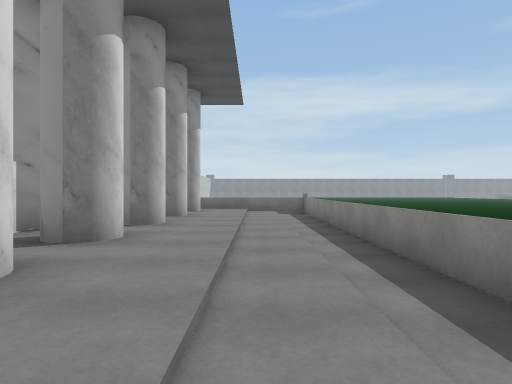
[1] (above)

17 first-person views from a walk through a scene from a Unity 3-D project. The camera is 1.3 m above the floor, looks level and sees 75° across. The floor is counted in squares, 2 m on a side. Each view is taken from the middle of a square. On the plan, view 1 faces up. The plan holds only what a view shows up to about 10 squares ahead; the rest is blank. The place goes on beyond the plan. The player is left out. Some surface patterns are stand-ins.

[2]
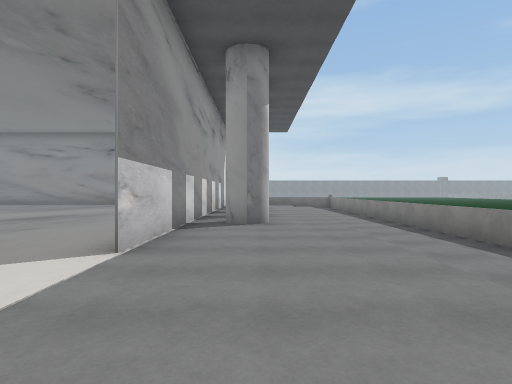

[3]
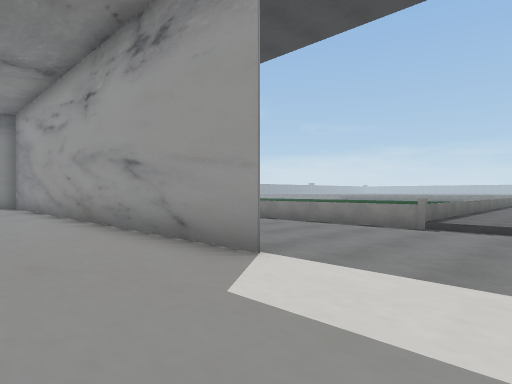

[4]
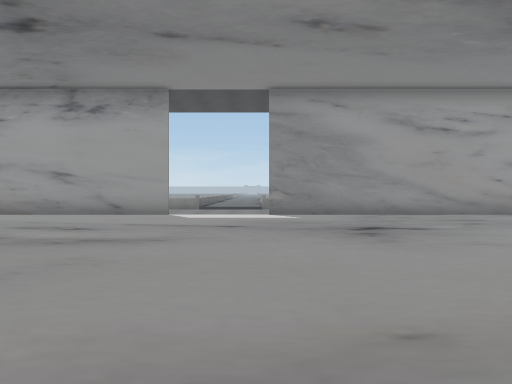

[5]
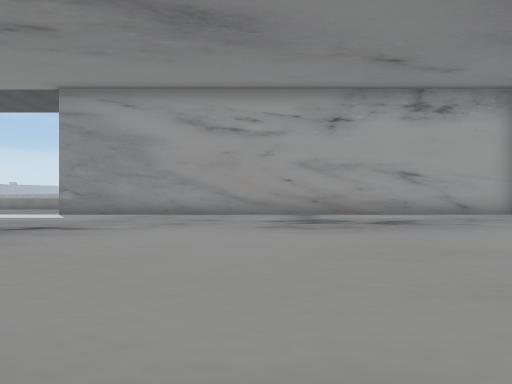

[6]
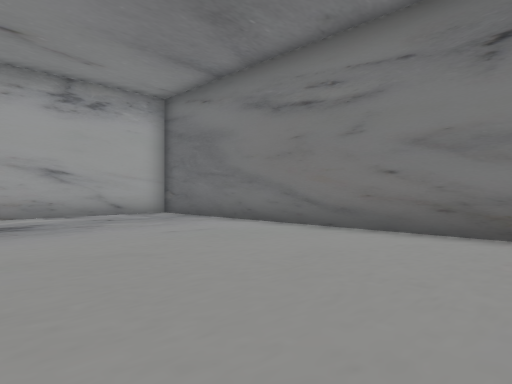

[7]
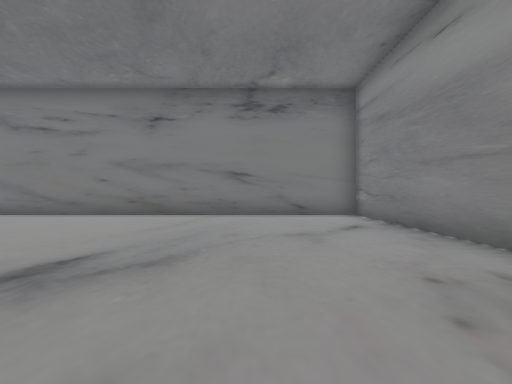

[8]
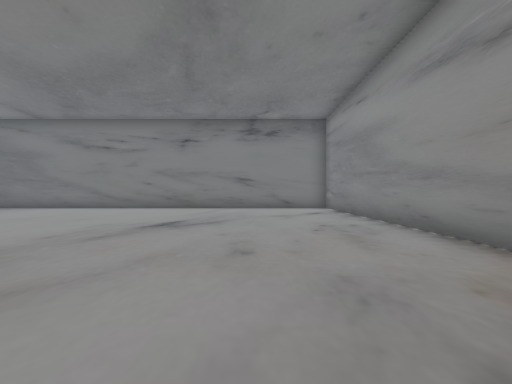

[9]
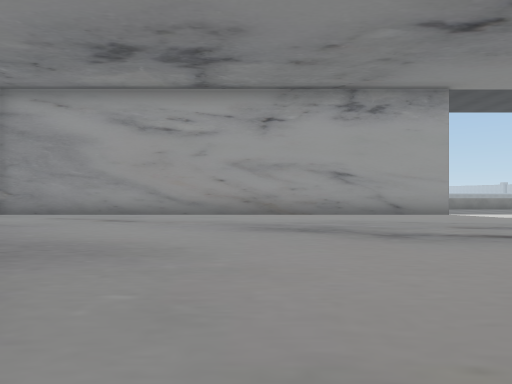

[10]
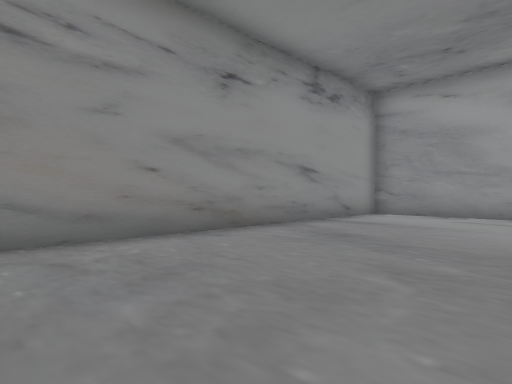

[11]
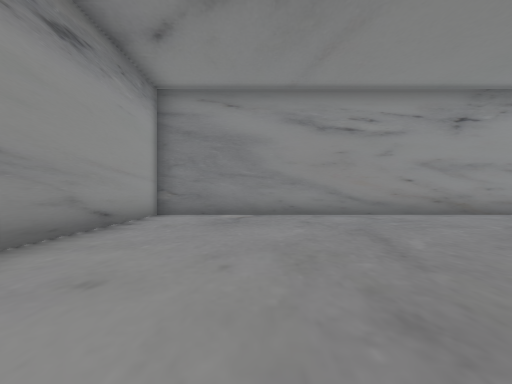

[12]
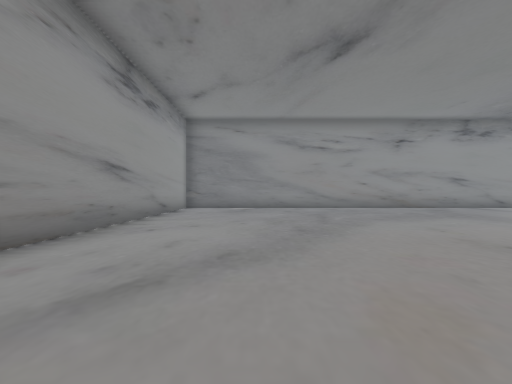

[13]
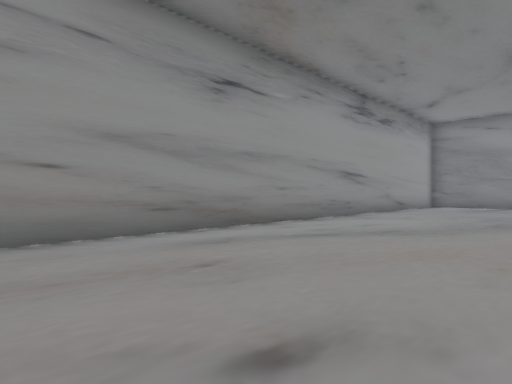

[14]
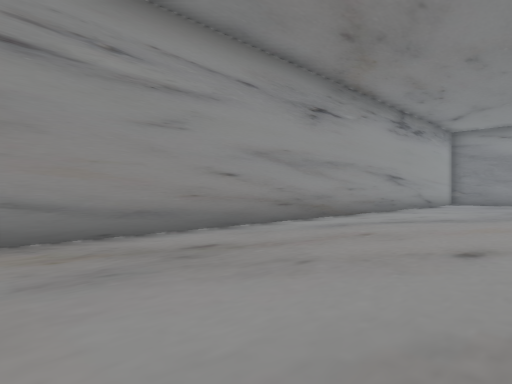

[15]
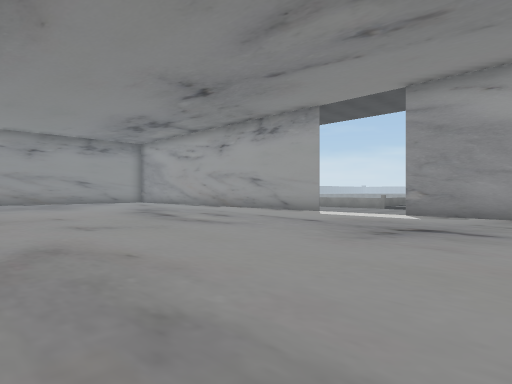

[16]
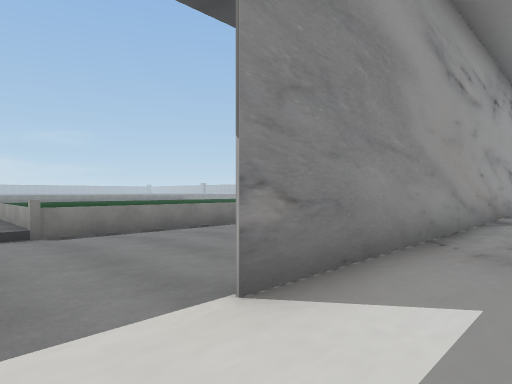

[17]
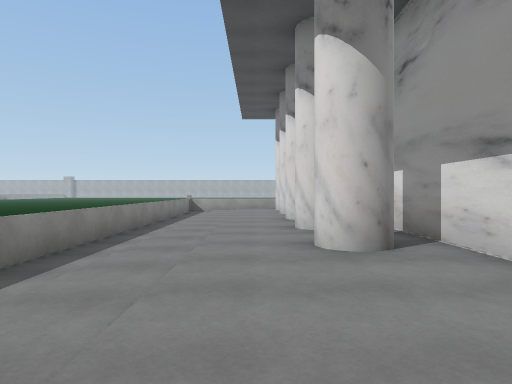

### Floor plan
Key: @ floor where view 1 was taken; # wall or solid block; . main floor; - floor 0.5 m lower than the main floor; / step, stairs or slope; = window, fence, low wall or low ledge.
Columns run from 18 left of view 1 to 6 right of it. Each row starts with its distance up from view 1.
 12 ################
 11 #..............#
 10 #..............##./-=
  9 #..............#../-=
  8 #..............##./-=
  7 #..............#../-=
  6 #..............##./-=
  5 #..............#../-=
  4 #..............##./-=
  3 #..............#../-=
  2 #..............##./-=
  1 #..............#../-=
  0 #..............#..@-=
 -1 #..............#../-=====
 -2 #................./-.....
 -3 #................./-...
 -4 #................./-...
 -5 #..............#../-=====
 -6 #..............#../-=
 -7 #..............#../-=
 -8 #..............##./-=
 -9 #..............#../-=
-10 #..............##./-=
-11 #..............#../-=
-12 #..............##./-=
-13 #..............#../-=
-14 #..............##./-=
-15 #..............#
-16 #..............#
-17 #..............#
-18 #############==

Positions as (right, up) in squares from view 1, and headings:
1: (0, 0), facing up
2: (-2, -5), facing up
3: (-6, -4), facing up-right
4: (-13, -4), facing right
5: (-13, -10), facing right
6: (-13, -12), facing down-right
7: (-15, -8), facing down
8: (-15, -4), facing down
9: (-13, 4), facing right
10: (-13, 7), facing up-right
11: (-15, 2), facing up
12: (-15, -2), facing up
13: (-13, -4), facing up-left
14: (-13, -7), facing up-left
15: (-13, -8), facing up-right
16: (-5, -3), facing down-right
17: (-1, -4), facing down
